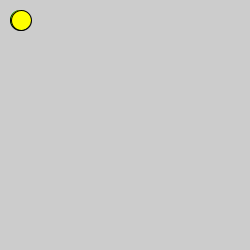
Frame 1 (no input)
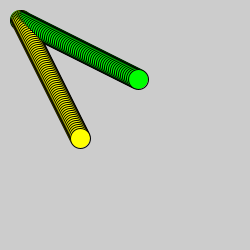
Frame 60 (the mouse pressed at the canvas centre just before this capture)
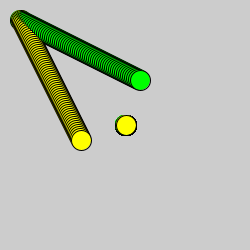
Frame 120 (the mouse held since frame 60 and released just before this capture)

The Processing sketch that drew these frames (run headless with seeded random() and noise(); from frame 60 on, the mouse is pressed at the canvas centre):

// Processing sketch: processing_106858
// ── processing_106858.pde

int x=20;
int y=20;
int z=20;

int dx=2;
int dy=1;
void setup() {  //setup function called initially, only once
  size(250, 250);

}

void draw() {  //draw function loops 
    fill(0,255,0);
    ellipse(x,y,20,20);
    
    y=y+dy;
    
    if (y>250){
        dy=-dy;
    }
    fill(255,255,0);
    ellipse(y,x,20,20);
    
    x=x+dx;
    
    if (x>250){
        dx=-dx;
    }
    
    if(mousePressed){
        x=mouseX;
        y=mouseY;
    }
}
